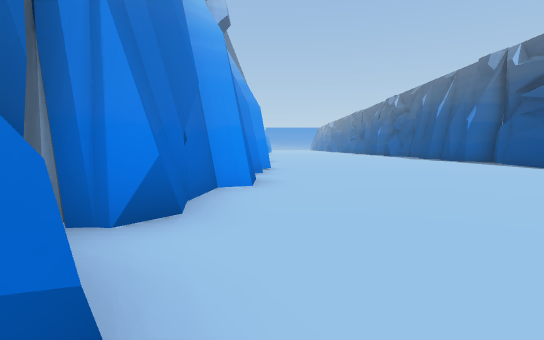
View 1 (above)

15 first-person views from a walk through a 3-D level made in the Unity game engine. The camera is 1.2 m above the floor, tilts 4° down and sees 80° across. The floor is counted in squares, 2 m on a side. Each view is taken from the middle of a square. On the plan, view 1 faces up. The plan holds only what a view shows up to about 10 squares ahead; the rest is blank. The place goes on beyond the plan. The player is left out. Some surface patterns are stand-ins.

View 2
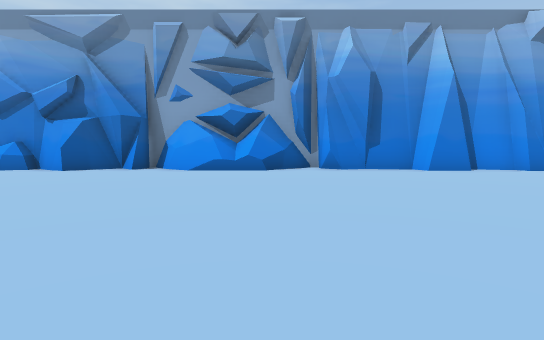

View 3
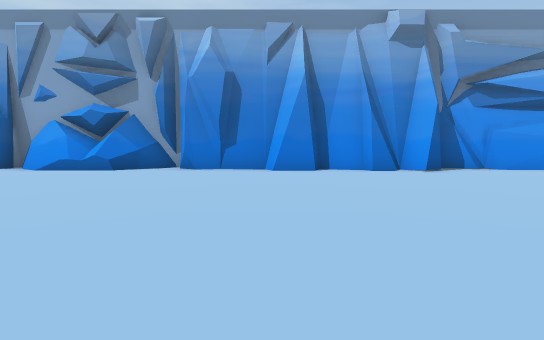

View 4
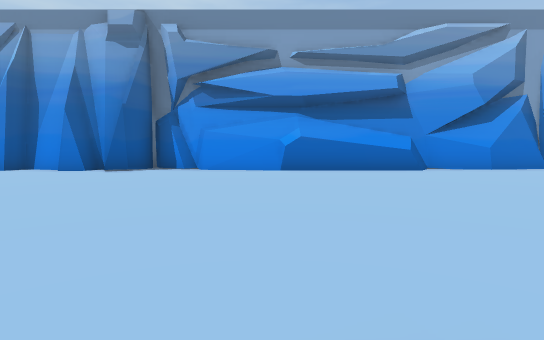

View 5
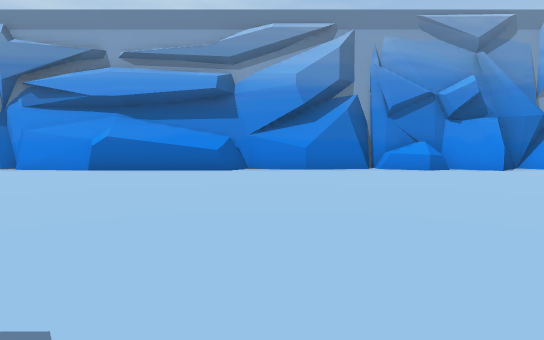

View 6
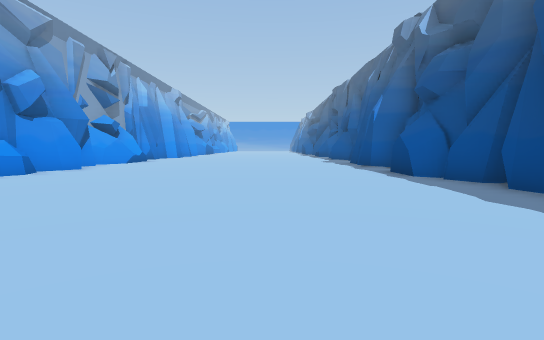

View 7
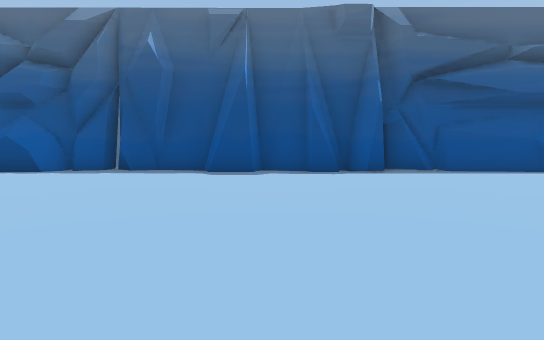

View 8
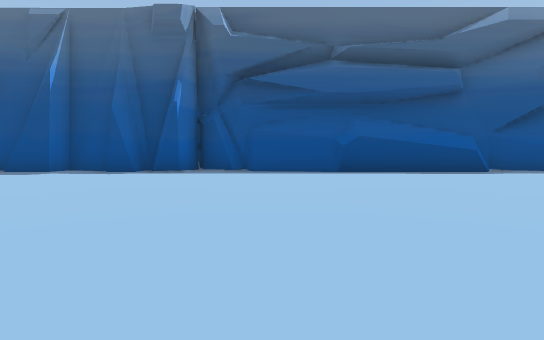

View 9
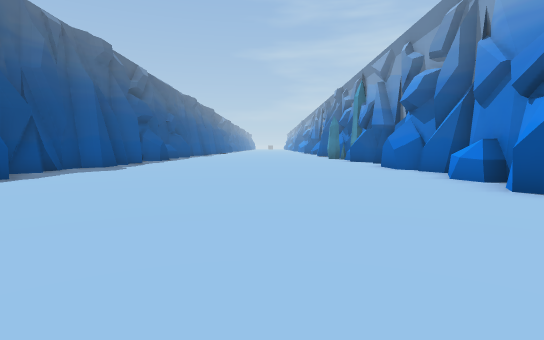

View 10
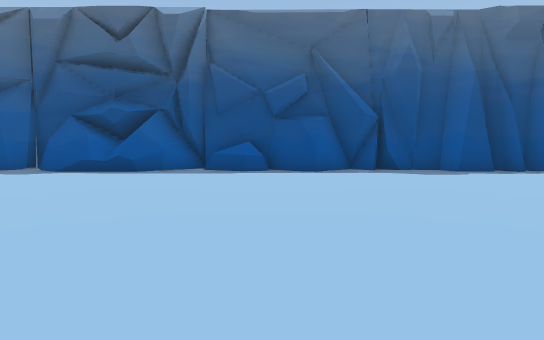

View 11
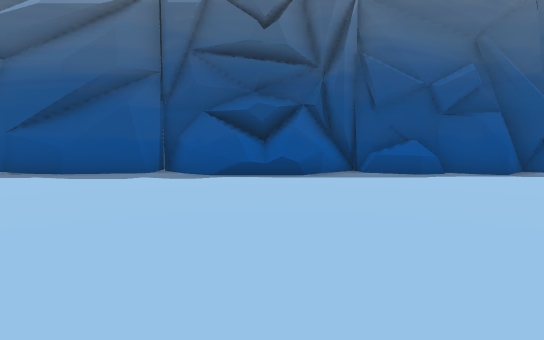

View 12
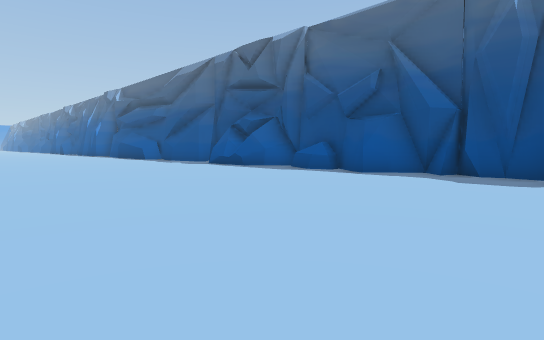

View 13
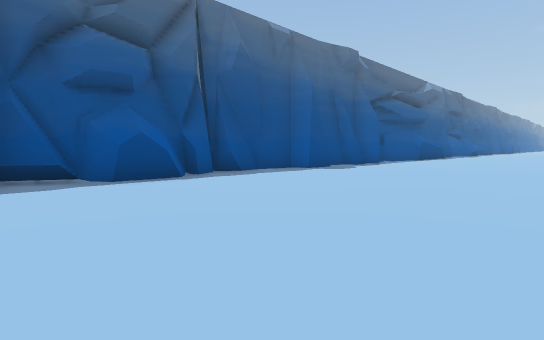

View 14
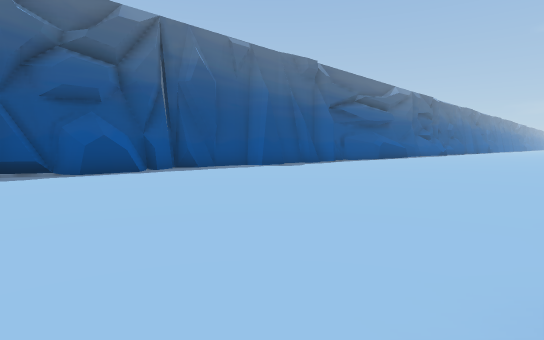

View 15
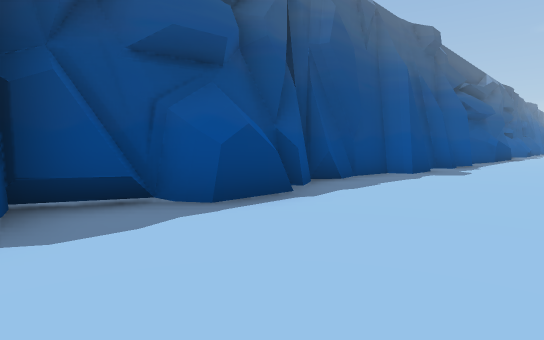

### Floor plan
Key: @ floor where view 1 was taken; # wall or solid block; . floor; ^ raised ledge.
Columns run from 2 left of view 1 to 9 right of it. Each row starts with its distance up from view 1.
 25  #........##
 24  #.........#
 23  #........##
 22  #........##
 21  #.........#
 20  #.........#
 19  #.........#
 18  #.........#
 17  #........##
 16  #.........#
 15  #........##
 14  #........##
 13  #.........#
 12  #.........#
 11  #........##
 10 ##........#
  9 ##........#
  8  #........#
  7  #........#
  6  #........##
  5  #.........#
  4  #.........#
  3 ##.........#
  2 #..........#
  1 ##.........#
  0 ##@.......##
 -1 ##........^#
 -2 ##.........#
 -3 ##.........#
 -4  #.........#
 -5  #.........#
 -6  #........##
 -7  ^.........#
 -8 ##.........#
 -9  #.........#
-10  #........##

Where each view was taken, in squares from view 1:
view 1: 0 up, 0 right, facing up
view 2: 1 up, 8 right, facing left
view 3: 5 up, 8 right, facing left
view 4: 13 up, 8 right, facing left
view 5: 18 up, 8 right, facing left
view 6: 15 up, 5 right, facing up
view 7: 16 up, 0 right, facing right
view 8: 11 up, 0 right, facing right
view 9: 0 up, 3 right, facing down
view 10: 5 down, 0 right, facing right
view 11: 1 down, 1 right, facing right
view 12: 10 down, 1 right, facing up-right
view 13: 25 up, 2 right, facing down-right
view 14: 25 up, 0 right, facing down-right
view 15: 25 up, 5 right, facing down-right
